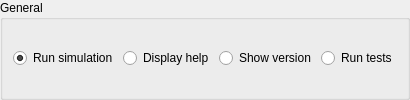
             <widget class="QGroupBox" name="generalBox">
              <property name="title">
               <string>General</string>
              </property>
              <property name="flat">
               <bool>false</bool>
              </property>
              <layout class="QHBoxLayout" name="horizontalLayout_3">
               <property name="spacing">
                <number>5</number>
               </property>
               <property name="leftMargin">
                <number>10</number>
               </property>
               <property name="topMargin">
                <number>0</number>
               </property>
               <property name="rightMargin">
                <number>10</number>
               </property>
               <property name="bottomMargin">
                <number>0</number>
               </property>
               <item>
                <widget class="QRadioButton" name="runOptionButton">
                 <property name="text">
                  <string>Run simulation</string>
                 </property>
                 <property name="checked">
                  <bool>true</bool>
                 </property>
                </widget>
               </item>
               <item>
                <widget class="QRadioButton" name="helpButton">
                 <property name="text">
                  <string>Display help</string>
                 </property>
                </widget>
               </item>
               <item>
                <widget class="QRadioButton" name="versionButton">
                 <property name="text">
                  <string>Show version</string>
                 </property>
                </widget>
               </item>
               <item>
                <widget class="QRadioButton" name="testButton">
                 <property name="text">
                  <string>Run tests</string>
                 </property>
                </widget>
               </item>
              </layout>
             </widget>
